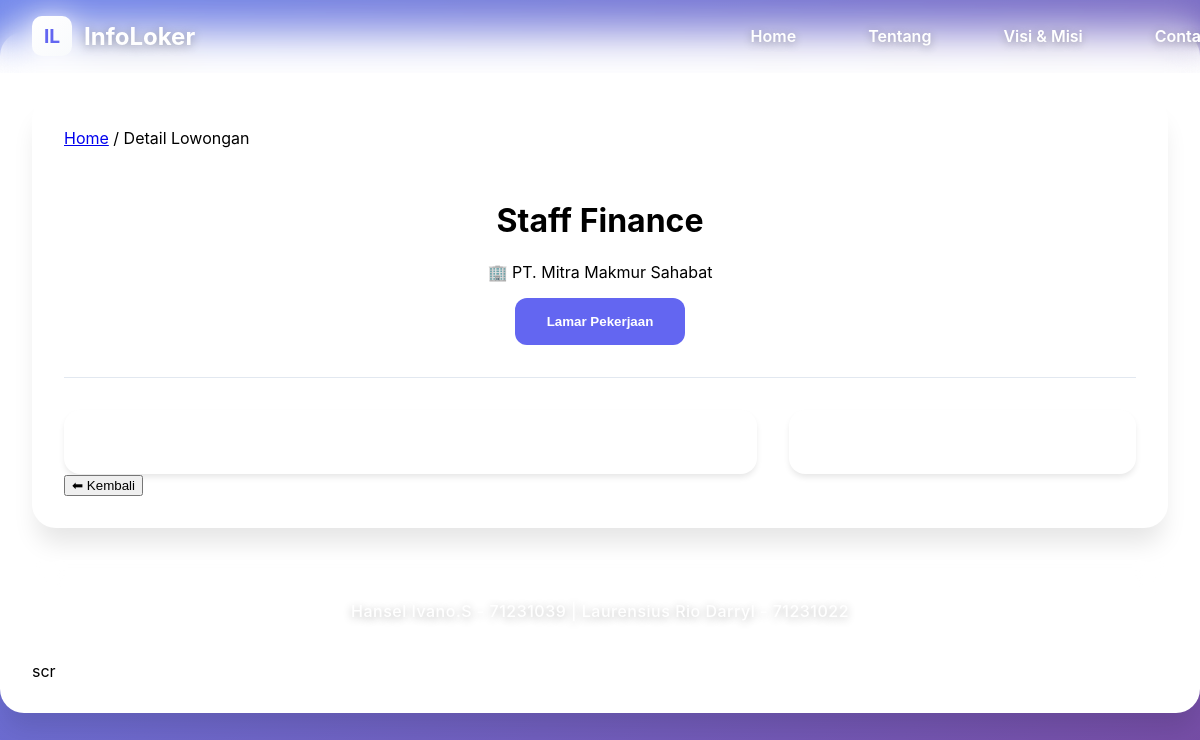
The app's page /Detail_Pekerjaan/detail_lowongan.php?id=2 (signed in) with its own data.
### tables this page shows
CREATE TABLE `lowongan` (
  `id` int(11) NOT NULL,
  `perusahaan_id` int(11) DEFAULT NULL,
  `judul` varchar(100) DEFAULT NULL,
  `lokasi` varchar(100) DEFAULT NULL,
  `jenis_pekerjaan` varchar(50) DEFAULT NULL,
  `level_pekerjaan` varchar(50) DEFAULT NULL,
  `pendidikan` varchar(100) DEFAULT NULL,
  `gaji` varchar(50) DEFAULT NULL,
  `deskripsi` text DEFAULT NULL,
  `keahlian` text DEFAULT NULL,
  `kualifikasi` text DEFAULT NULL,
  `tanggal_posting` date DEFAULT NULL
);

CREATE TABLE `perusahaan` (
  `id` int(11) NOT NULL,
  `user_id` int(11) DEFAULT NULL,
  `nama_perusahaan` varchar(100) DEFAULT NULL,
  `lokasi` varchar(100) DEFAULT NULL,
  `logo` varchar(255) DEFAULT NULL
);

### Detail_Pekerjaan/detail_lowongan.php (the view, shortened to what this page needs)
<?php
require '../koneksi.php';
$idLowongan = $_GET['id'];
$userId = $_SESSION['id'];
$query = "SELECT l.*, p.nama_perusahaan, p.lokasi AS lokasi_perusahaan, p.logo
          FROM lowongan l
          JOIN perusahaan p ON l.perusahaan_id = p.id
          WHERE l.id = $idLowongan";
$result = mysqli_query($conn, $query);
$lowongan = mysqli_fetch_assoc($result);
$cekLamaran = mysqli_query($conn, "
    SELECT * FROM lamaran
    WHERE pelamar_id = (SELECT id FROM pelamar WHERE user_id = $userId)
    AND lowongan_id = $idLowongan
");
$sudahMelamar = mysqli_num_rows($cekLamaran) > 0;
?>
<!DOCTYPE html>
<html lang="id">
<head>
    <link rel="stylesheet" href="detail.css">
</head>
<body>
<?php include 'partials/header.php'; ?>
<div class="container">
   <body>
    <?php include '../partials/header.php'; ?>
    <div class="container">
        <nav class="breadcrumb">
            <a href="../dashboard/dashboard_pelamar.php">Home</a> /
            <span>Detail Lowongan</span>
        </nav>
        <div class="job-header">
            <h1><?= htmlspecialchars($lowongan['judul']) ?></h1>
            <p class="company-name">
                🏢 <?= htmlspecialchars($lowongan['nama_perusahaan']) ?>
            </p>
            <?php if ($sudahMelamar): ?>
                <div class="alert alert-warning">
                    ⚠️ Anda sudah pernah melamar lowongan ini
                </div>
            <?php else: ?>
                <button
                    class="apply-btn"
                    data-href="form_lamaran.php?id=<?= $idLowongan ?>"
                    onclick="handleApply(this)">
                    Lamar Pekerjaan
                </button>
            <?php endif; ?>
        </div>
        <div class="job-container">
            <div class="job-details">
            </div>
            <div class="company-card">
            </div>
        </div>
        <button class="back-btn" onclick="window.history.back()">
            ⬅ Kembali
        </button>
    </div>
<?php include 'partials/footer.php'; ?>
scr
</body>
</html>

### Detail_Pekerjaan/detail.css (style rules this page uses)
:root { --primary-color: #6366f1; --primary-hover: #5856eb; --secondary-color: #f1f5f9; --text-primary: #1e293b; --text-secondary: #64748b; --border-color: #e2e8f0; --white: #ffffff; --shadow: 0 4px 6px -1px rgba(0, 0, 0, 0.1); --shadow-lg: 0 20px 25px -5px rgba(0, 0, 0, 0.1); }
body { font-family: 'Inter', sans-serif; background: linear-gradient(135deg, #667eea 0%, #764ba2 100%); margin: 0; min-height: 100vh; }
.container { max-width: 1200px; margin: 2rem auto; padding: 2rem; background: var(--white); border-radius: 24px; box-shadow: var(--shadow-lg); }
.job-header { text-align: center; margin-bottom: 2rem; padding: 2rem; border-bottom: 1px solid var(--border-color); }
.job-container { display: grid; grid-template-columns: 2fr 1fr; gap: 2rem; margin-top: 2rem; }
.job-details, .company-card { background: var(--white); padding: 2rem; border-radius: 16px; box-shadow: var(--shadow); }
.apply-btn { background: var(--primary-color); color: var(--white); padding: 1rem 2rem; border: none; border-radius: 12px; font-weight: 600; cursor: pointer; transition: all 0.3s ease; }

### records on screen
lowongan: judul "Staff Finance", perusahaan.nama_perusahaan "PT. Mitra Makmur Sahabat"
